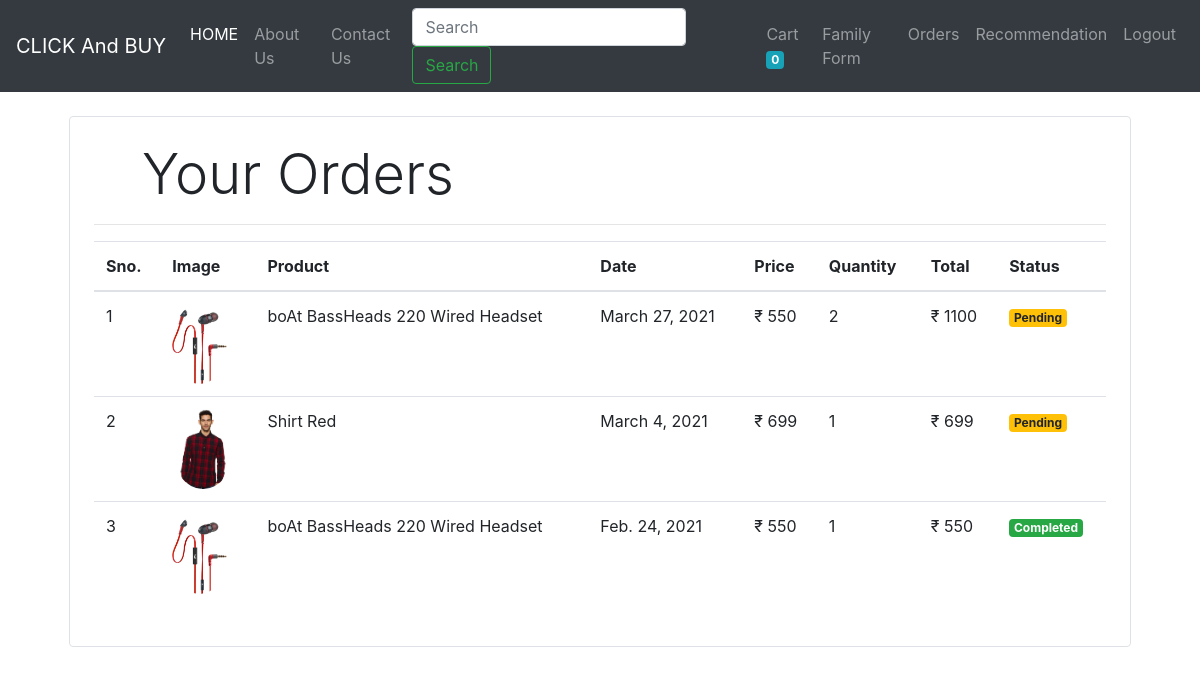
Screenshot of /orders (signed in) with the database file from the repository.
### store/models/orders.py (models this page shows, shortened)
class Order(models.Model):
    product = models.ForeignKey(Product,
                                on_delete=models.CASCADE)
    customer = models.ForeignKey(Customer,
                                 on_delete=models.CASCADE)
    quantity = models.IntegerField(default=1)
    price = models.IntegerField()
    address = models.CharField(max_length=50, default='', blank=True)
    phone = models.CharField(max_length=50, default='', blank=True)
    date = models.DateField(default=datetime.datetime.today)
    status = models.BooleanField(default=False)
    @staticmethod
    def get_orders_by_customer(customer_id):
        return Order.objects.filter(customer=customer_id).order_by('-date')

### store/models/product.py (models this page shows, shortened)
class Product(models.Model):
    name = models.CharField(max_length=50)
    price = models.IntegerField(default=0)
    category = models.ForeignKey(Category, on_delete=models.CASCADE, default=1)
    description = models.CharField(max_length=200, default='' , null=True , blank=True)
    image = models.ImageField(upload_to='uploads/products/')

### store/middlewares/auth.py (the view)
    def middleware(request):
        print(request.session.get('customer'))
        returnUrl = request.META['PATH_INFO']
        print(request.META['PATH_INFO'])
        if not request.session.get('customer'):
           return redirect(f'login?return_url={returnUrl}')
        response = get_response(request)
        return response

### store/templatetags/custom_filter.py (called while the page is built)
@register.filter(name='currency')
def currency(number):
    return "₹ "+str(number)

@register.filter(name='multiply')
def multiply(number , number1):
    return number * number1

### store/views/orders.py (called while the page is built)
    def get(self , request ):
        customer = request.session.get('customer')
        orders = Order.get_orders_by_customer(customer)
        print(orders)
        return render(request , 'orders.html'  , {'orders' : orders})

### store/templates/orders.html
{% extends 'base.html' %}
{% block content %}
{% load cart %}
{% load custom_filter %}
<div class="container">
   <div class="border rounded p-4 m-4">
        <p class="display-4 pl-4 ml-4">Your Orders</p>
        <hr>
        <table class="table">
            <thead>
                <tr>
                    <th>Sno.</th>
                    <th>Image</th>
                    <th>Product</th>
                    <th>Date</th>
                    <th>Price</th>
                    <th>Quantity</th>
                    <th>Total</th>
                    <th>Status</th>
                </tr>
            </thead>
            <tbody>
                {% for order in orders %}
                <tr>
                    <td>{{forloop.counter}}</td>
                    <td><img style="height: 80px;" class="rounded-circle" src="{{order.product.image.url}}" alt=""></td>
                    <td>{{order.product.name}}</td>
                    <td>{{order.date}}</td>
                    <td>{{order.price|currency}}</td>
                    <td>{{order.quantity}}</td>
                    <td>{{order.quantity|multiply:order.price|currency}}</td>
                    {% if order.status %}
                    <td><small class="badge badge-success">Completed</small></td>
                    {%else%}
                    <td><small class="badge badge-warning">Pending</small></td>
                    {% endif %}
                </tr>
                {% endfor %}
            </tbody>
        </table>
   </div>
</div>
{% endblock %}

### rows the page displays
Order: product.image (picture), product.name "boAt BassHeads 220 Wired Headset", date "March 27, 2021", price "₹ 550", quantity "2", quantity|multiply "₹ 1100", status "Pending"
Order: product.image (picture), product.name "Shirt Red", date "March 4, 2021", price "₹ 699", quantity "1", quantity|multiply "₹ 699", status "Pending"
Order: product.image (picture), product.name "boAt BassHeads 220 Wired Headset", date "Feb. 24, 2021", price "₹ 550", quantity "1", quantity|multiply "₹ 550", status "Completed"

### other values shown
{{ request.session.cart.keys|length }} "0"
